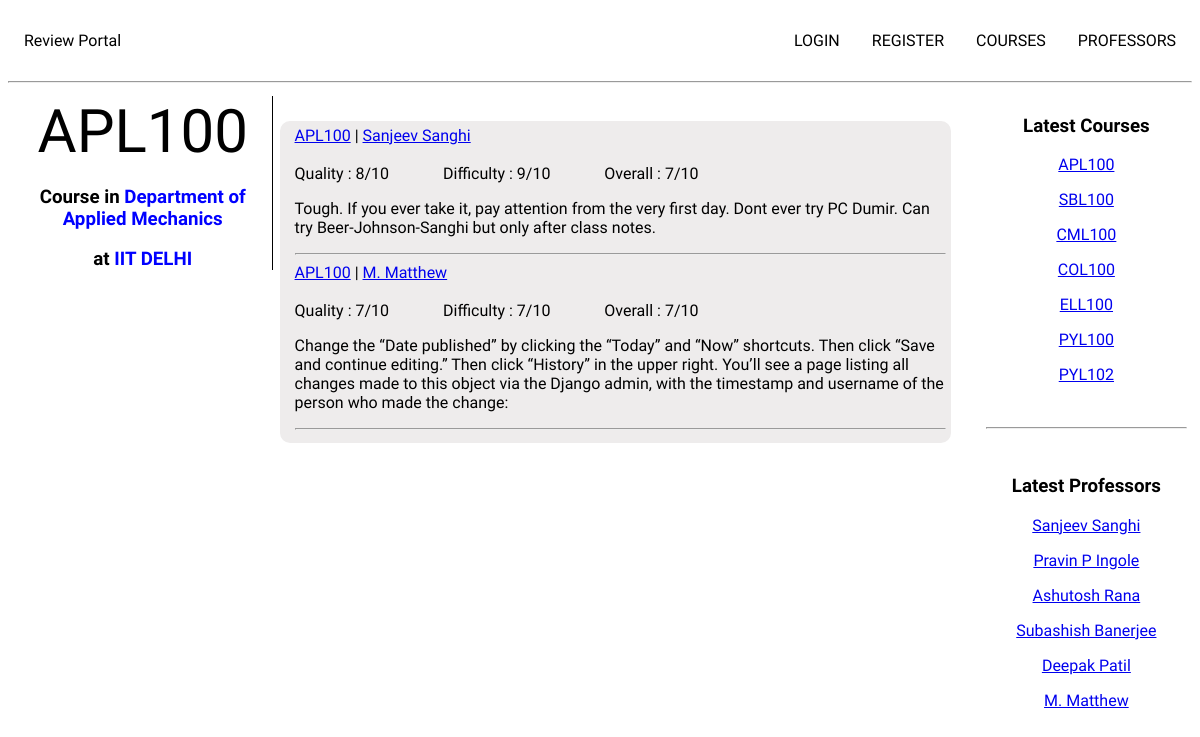
The app's page /course/1/ with its own data.
### review/models.py (models this page shows)
class Course(models.Model):
    date_posted = models.DateTimeField(default=timezone.now)
    branch = (
        ('AM', 'Applied Mechanics'),
        ('BB', 'Biochemical Engineering and Biotechnology'),
        ('CH', 'Chemical Engineering'),
        ('CE', 'Civil Engineering'),
        ('CS', 'Computer Science and Engineering'),
        ('EE', 'Electrical Engineering'),
        ('ME', 'Mechanical Engineering'),
    )
    title = models.CharField(max_length = 6)
    department = models.CharField(max_length=2, choices=branch)
    def __str__(self):
        return self.title

class Professor(models.Model):
    branch = (
        ('AM', 'Applied Mechanics'),
        ('BB', 'Biochemical Engineering and Biotechnology'),
        ('CH', 'Chemical Engineering'),
        ('CE', 'Civil Engineering'),
        ('CS', 'Computer Science and Engineering'),
        ('EE', 'Electrical Engineering'),
        ('ME', 'Mechanical Engineering'),
    )
    title = models.CharField(max_length = 40 )
    department = models.CharField(max_length=2, choices=branch)
    date_posted = models.DateTimeField(default=timezone.now)
    def __str__(self):
        return self.title

class Review(models.Model):
    date_posted = models.DateTimeField(default=timezone.now)
    title = models.ForeignKey(Course, on_delete=models.CASCADE)
    P_name = models.ForeignKey(Professor, on_delete=models.CASCADE)
    quality = models.IntegerField(default=0,
        validators=[
            MaxValueValidator(10),
            MinValueValidator(0)
        ])
    difficulty = models.IntegerField(default=0,
        validators=[
            MaxValueValidator(10),
            MinValueValidator(0)
        ])
    would_take_again = models.BooleanField(default=False)
    comments = models.TextField()
    overall = models.IntegerField(default=0,
        validators=[
            MaxValueValidator(10),
            MinValueValidator(0)
        ])

### review/views.py (the view)
# urls.py: path('course/<id>/', review_views.course_detail, name = 'course_detail'),
def course_detail(request, id):
	course = Course.objects.get(id=id)
	courses = Course.objects.all()
	professors = Professor.objects.all()
	reviews = Review.objects.filter(title_id=course.id)
	context = {
		'cr' : course,
		'courses' : courses,
		'professors' : professors,
		'reviews' : reviews,
	}
	return render(request,'review/course_detail.html',context)

### review/templates/review/course_detail.html
{% extends 'review/base.html' %}
{% block right-up %}
<h3>Latest Courses</h3>
{% for course in courses %}
	<p><a href="{% url 'course_detail' course.id %}"> {{ course.title }}</a></p>
{% endfor %}
{% endblock right-up %}
{% block right-down %}
<h3>Latest Professors</h3>
{% for prof in professors %}
	<p> <a href="{% url 'prof_detail' prof.id %}"> {{ prof.title }} </a></p>
{% endfor %}
{% endblock right-down%}
{% block left-content %}
	<div style="border-right: 1px solid black; height:100% ;">
	<div style="font-size: 60px"> {{ cr.title }} </div>
	<h3> Course in <span style="color:blue;">Department of {{ cr.get_department_display }} </span></h3>
	<h3>at <span style="color:blue;"> IIT DELHI </span></h3>
	</div>
{% endblock left-content %}
{% block content %}
{% for r in reviews %}
<a href="{% url 'course_detail' r.title.id %}">{{r.title}}</a> |
<a href="{% url 'prof_detail' r.title.id %}">{{r.P_name}}</a><br><br>
<span > Quality : {{r.quality}}/10 </span>
<span style="margin-left:50px;"> Difficulty : {{ r.difficulty }}/10</span>
<span style="margin-left:50px;"> Overall : {{ r.overall }}/10</span>
<p> {{r.comments}} </p>
<hr>
{% endfor %}
{% endblock content %}

### review/templates/review/base.html (style rules this page uses)
body { font-family:Exo; }

### records on screen
Course: title "APL100", department "Applied Mechanics"
Course: title "SBL100"
Course: title "CML100"
Course: title "COL100"
Course: title "ELL100"
Course: title "PYL100"
Course: title "PYL102"
Professor: title "Sanjeev Sanghi"
Professor: title "Pravin P Ingole"
Professor: title "Ashutosh Rana"
Professor: title "Subashish Banerjee"
Professor: title "Deepak Patil"
Professor: title "M. Matthew"
Review: title "APL100", P_name "Sanjeev Sanghi", quality "8", difficulty "9", overall "7", comments "Tough. If you ever take it, pay attention from the very first day. Dont ever try PC Dumir. Can try Beer-Johnson-Sanghi but only after class notes."
Review: title "APL100", P_name "M. Matthew", quality "7", difficulty "7", overall "7", comments "Change the “Date published” by clicking the “Today” and “Now” shortcuts. Then click “Save and continue editing.” Then click “History” in the upper right. You’ll see a page listing all changes made to this object via the Django admin, with the timestamp and username of the person who made the change:"
